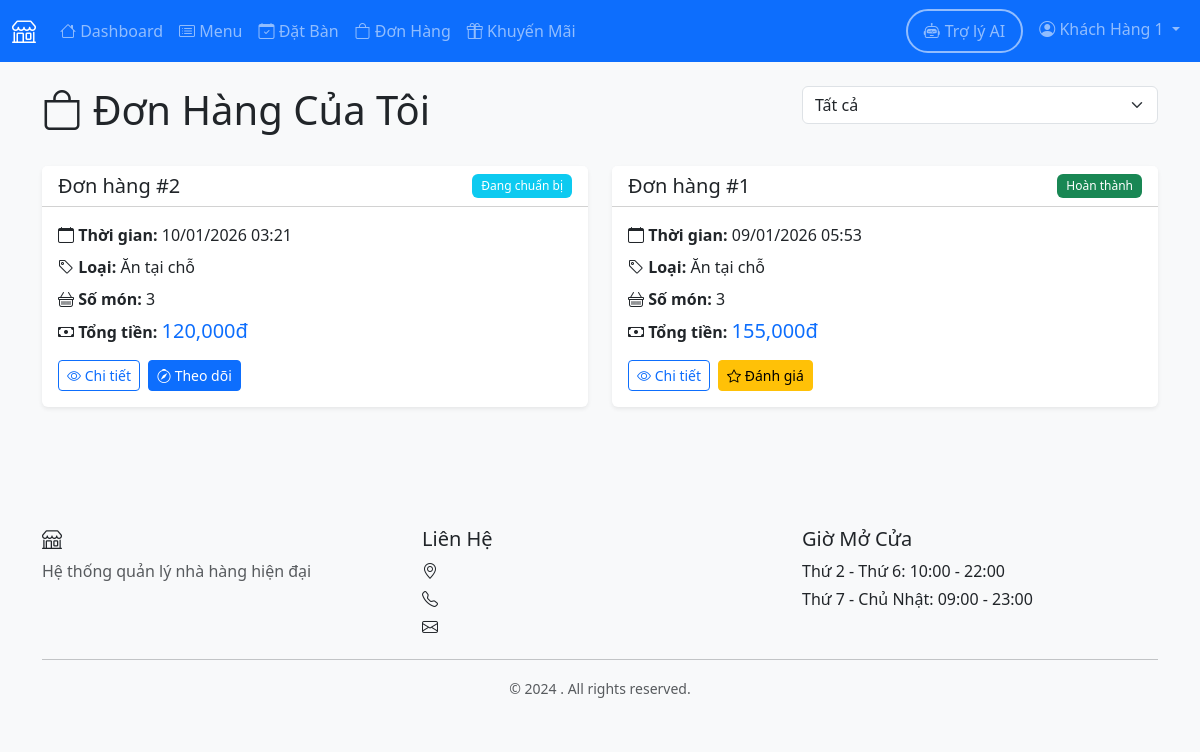
The page /customer/orders (signed in) on the database its author committed.
### models.py (models this page shows, shortened)
class User(UserMixin, db.Model):
    __tablename__ = 'users'
    user_id = db.Column(db.Integer, primary_key=True)
    name = db.Column(db.String(100), nullable=False)
    email = db.Column(db.String(120), unique=True, nullable=False)
    password_hash = db.Column(db.String(255), nullable=False)
    phone = db.Column(db.String(20))
    role = db.Column(db.String(20), nullable=False, default='customer')
    employee_type = db.Column(db.String(50))
    created_at = db.Column(db.DateTime, default=datetime.utcnow)
    active = db.Column(db.Boolean, default=True)
    health_check_date = db.Column(db.Date, nullable=True)
    reservations = db.relationship('Reservation', backref='customer', lazy=True)
    orders = db.relationship('Order', foreign_keys='Order.customer_id', backref='customer', lazy=True)
    feedbacks = db.relationship('Feedback', backref='customer', lazy=True)

class Order(db.Model):
    __tablename__ = 'orders'
    order_id = db.Column(db.Integer, primary_key=True)
    customer_id = db.Column(db.Integer, db.ForeignKey('users.user_id'), nullable=False)
    table_id = db.Column(db.Integer, db.ForeignKey('tables.table_id'))
    order_type = db.Column(db.String(20), nullable=False)  # dine-in, takeaway, delivery
    status = db.Column(db.String(20), default='pending')  # pending, preparing, ready, completed, cancelled, delivering
    order_time = db.Column(db.DateTime, default=datetime.utcnow)
    completed_time = db.Column(db.DateTime)
    total_amount = db.Column(db.Float, default=0.0)
    delivery_address = db.Column(db.String(255))
    notes = db.Column(db.Text)
    shipper_id = db.Column(db.Integer, db.ForeignKey('users.user_id'), nullable=True)
    shipper = db.relationship('User', foreign_keys=[shipper_id], backref='delivery_orders')
    order_items = db.relationship('OrderItem', backref='order', lazy=True, cascade='all, delete-orphan')
    payment = db.relationship('Payment', backref='order', uselist=False, lazy=True)
    feedback = db.relationship('Feedback', backref='order', uselist=False, lazy=True)

### routes/customer.py (the view)
@bp.route('/orders')
@login_required
@customer_required
def my_orders():
    status_filter = request.args.get('status', 'all')
    query = Order.query.filter_by(customer_id=current_user.user_id)
    if status_filter != 'all':
        query = query.filter_by(status=status_filter)
    orders = query.order_by(Order.order_time.desc()).all()
    return render_template('customer/my_orders.html',
                         orders=orders,
                         status_filter=status_filter)

### routes/customer.py (called while the page is built)
def customer_required(f):
    from functools import wraps
    @wraps(f)
    def decorated_function(*args, **kwargs):
        if not current_user.is_authenticated or current_user.role != 'customer':
            flash('Bạn không có quyền truy cập trang này.', 'danger')
            return redirect(url_for('auth.login'))
        return f(*args, **kwargs)
    return decorated_function

### templates/customer/my_orders.html (shortened to what this page needs)
{% extends "base.html" %}
{% block content %}
<div class="container">
    <div class="row mb-4">
        <div class="col-md-8">
            <h1><i class="bi bi-bag"></i> Đơn Hàng Của Tôi</h1>
        </div>
        <div class="col-md-4">
            <form method="GET" class="input-group">
                <select class="form-select" name="status" onchange="this.form.submit()">
                    <option value="all" {% if status_filter == 'all' %}selected{% endif %}>Tất cả</option>
                </select>
            </form>
        </div>
    </div>
    {% if orders %}
    <div class="row">
        {% for order in orders %}
        <div class="col-md-6 mb-4">
            <div class="card">
                <div class="card-header bg-white">
                    <div class="d-flex justify-content-between align-items-center">
                        <h5 class="mb-0">Đơn hàng #{{ order.order_id }}</h5>
                        {% if order.status == 'pending' %}
                            <span class="badge bg-warning">Chờ xử lý</span>
                        {% elif order.status == 'preparing' %}
                            <span class="badge bg-info">Đang chuẩn bị</span>
                        {% elif order.status == 'ready' %}
                            <span class="badge bg-primary">Sẵn sàng</span>
                        {% elif order.status == 'completed' %}
                            <span class="badge bg-success">Hoàn thành</span>
                        {% else %}
                            <span class="badge bg-danger">Đã hủy</span>
                        {% endif %}
                    </div>
                </div>
                <div class="card-body">
                    <p class="mb-2">
                        <i class="bi bi-calendar"></i>
                        <strong>Thời gian:</strong> {{ order.order_time.strftime('%d/%m/%Y %H:%M') }}
                    </p>
                    <p class="mb-2">
                        <i class="bi bi-tag"></i>
                        <strong>Loại:</strong>
                        {% if order.order_type == 'dine-in' %}
                            Ăn tại chỗ
                        {% elif order.order_type == 'takeaway' %}
                            Mang về
                        {% else %}
                            Giao hàng
                        {% endif %}
                    </p>
                    <p class="mb-2">
                        <i class="bi bi-basket"></i>
                        <strong>Số món:</strong> {{ order.order_items|length }}
                    </p>
                    <p class="mb-3">
                        <i class="bi bi-cash"></i>
                        <strong>Tổng tiền:</strong>
                        <span class="text-primary h5">{{ '{:,.0f}'.format(order.total_amount) }}đ</span>
                    </p>
                    <div class="d-flex gap-2">
                        <a href="{{ url_for('customer.order_detail', order_id=order.order_id) }}"
                           class="btn btn-sm btn-outline-primary">
                            <i class="bi bi-eye"></i> Chi tiết
                        </a>
                        {% if order.status not in ['completed', 'cancelled'] %}
                        <a href="{{ url_for('customer.track_order', order_id=order.order_id) }}"
                           class="btn btn-sm btn-primary">
                            <i class="bi bi-compass"></i> Theo dõi
                        </a>
                        {% endif %}
                        {% if order.status == 'completed' and not order.feedback %}
                        <a href="{{ url_for('customer.new_feedback', order_id=order.order_id) }}"
                           class="btn btn-sm btn-warning">
                            <i class="bi bi-star"></i> Đánh giá
                        </a>
                        {% endif %}
                    </div>
                </div>
            </div>
        </div>
        {% endfor %}
    </div>
    {% endif %}
</div>
{% endblock %}

### templates/base.html (shortened to what this page needs)
<!DOCTYPE html>
<html lang="vi">
<head>
    <link href="https://cdn.jsdelivr.net/npm/bootstrap@5.3.2/dist/css/bootstrap.min.css" rel="stylesheet">
    <link rel="stylesheet" href="https://cdn.jsdelivr.net/npm/bootstrap-icons@1.11.1/font/bootstrap-icons.css">
    <link rel="stylesheet" href="{{ url_for('static', filename='css/style.css') }}">
</head>
<body>
    {% if current_user.is_authenticated %}
    <nav class="navbar navbar-expand-lg navbar-dark bg-primary">
        <div class="container-fluid">
            <a class="navbar-brand" href="{{ url_for('index') }}">
                <i class="bi bi-shop"></i> {{ restaurant_name }}
            </a>
            <div class="collapse navbar-collapse" id="navbarNav">
                <ul class="navbar-nav me-auto">
                    {% if current_user.role == 'customer' %}
                        <li class="nav-item">
                            <a class="nav-link" href="{{ url_for('customer.dashboard') }}">
                                <i class="bi bi-house"></i> Dashboard
                            </a>
                        </li>
                        <li class="nav-item">
                            <a class="nav-link" href="{{ url_for('customer.menu') }}">
                                <i class="bi bi-card-list"></i> Menu
                            </a>
                        </li>
                        <li class="nav-item">
                            <a class="nav-link" href="{{ url_for('customer.reservation') }}">
                                <i class="bi bi-calendar-check"></i> Đặt Bàn
                            </a>
                        </li>
                        <li class="nav-item">
                            <a class="nav-link" href="{{ url_for('customer.my_orders') }}">
                                <i class="bi bi-bag"></i> Đơn Hàng
                            </a>
                        </li>
                        <li class="nav-item">
                            <a class="nav-link" href="{{ url_for('customer.promotions') }}">
                                <i class="bi bi-gift"></i> Khuyến Mãi
                            </a>
                        </li>
                    {% endif %}
                </ul>
                <ul class="navbar-nav">
                    <li class="nav-item">
                        <a class="nav-link btn btn-outline-primary rounded-pill px-3 me-2"
                           href="{{ url_for('chatbot.index') }}"
                           style="border: 2px solid; display: flex; align-items: center; gap: 5px;">
                            <i class="bi bi-robot"></i>
                            <span class="d-none d-lg-inline">Trợ lý AI</span>
                        </a>
                    </li>
                    <li class="nav-item dropdown">
                        <a class="nav-link dropdown-toggle" href="#" id="navbarDropdown" role="button" data-bs-toggle="dropdown">
                            <i class="bi bi-person-circle"></i> {{ current_user.name }}
                        </a>
                    </li>
                </ul>
            </div>
        </div>
    </nav>
    {% endif %}
    <main class="{% if current_user.is_authenticated %}py-4{% endif %}">
        {% block content %}{% endblock %}
    </main>
    {% if current_user.is_authenticated %}
    <footer class="bg-light mt-5 py-4">
        <div class="container">
            <div class="row">
                <div class="col-md-4">
                    <h5><i class="bi bi-shop"></i> {{ restaurant_name }}</h5>
                    <p class="text-muted">Hệ thống quản lý nhà hàng hiện đại</p>
                </div>
                <div class="col-md-4">
                    <h5>Liên Hệ</h5>
                    <p class="mb-1"><i class="bi bi-geo-alt"></i> {{ restaurant_address }}</p>
                    <p class="mb-1"><i class="bi bi-telephone"></i> {{ restaurant_phone }}</p>
                    <p class="mb-1"><i class="bi bi-envelope"></i> {{ restaurant_email }}</p>
                </div>
                <div class="col-md-4">
                    <h5>Giờ Mở Cửa</h5>
                    <p class="mb-1">Thứ 2 - Thứ 6: 10:00 - 22:00</p>
                    <p class="mb-1">Thứ 7 - Chủ Nhật: 09:00 - 23:00</p>
                </div>
            </div>
            <hr>
            <div class="text-center text-muted">
                <small>&copy; 2024 {{ restaurant_name }}. All rights reserved.</small>
            </div>
        </div>
    </footer>
    {% endif %}
</body>
</html>

### static/css/style.css (style rules this page uses)
:root { --primary-color: #0d6efd; --success-color: #198754; --warning-color: #ffc107; --danger-color: #dc3545; --info-color: #0dcaf0; }
body { font-family: 'Segoe UI', Tahoma, Geneva, Verdana, sans-serif; background-color: #f8f9fa; }
.navbar-brand { font-weight: 600; font-size: 1.5rem; }
.card { transition: all 0.3s ease; border: none; box-shadow: 0 0.125rem 0.25rem rgba(0, 0, 0, 0.075); }
.btn { transition: all 0.3s ease; }
.badge { font-weight: 500; padding: 0.5em 0.75em; }
footer { margin-top: auto; }

### rows shown on the page
User: name "Khách Hàng 1"
Order: order_id "2", status "Đang chuẩn bị", order_time "10/01/2026 03:21", order_type "Ăn tại chỗ", order_items|length "3", total_amount "120,000"
Order: order_id "1", status "Hoàn thành", order_time "09/01/2026 05:53", order_type "Ăn tại chỗ", order_items|length "3", total_amount "155,000"
